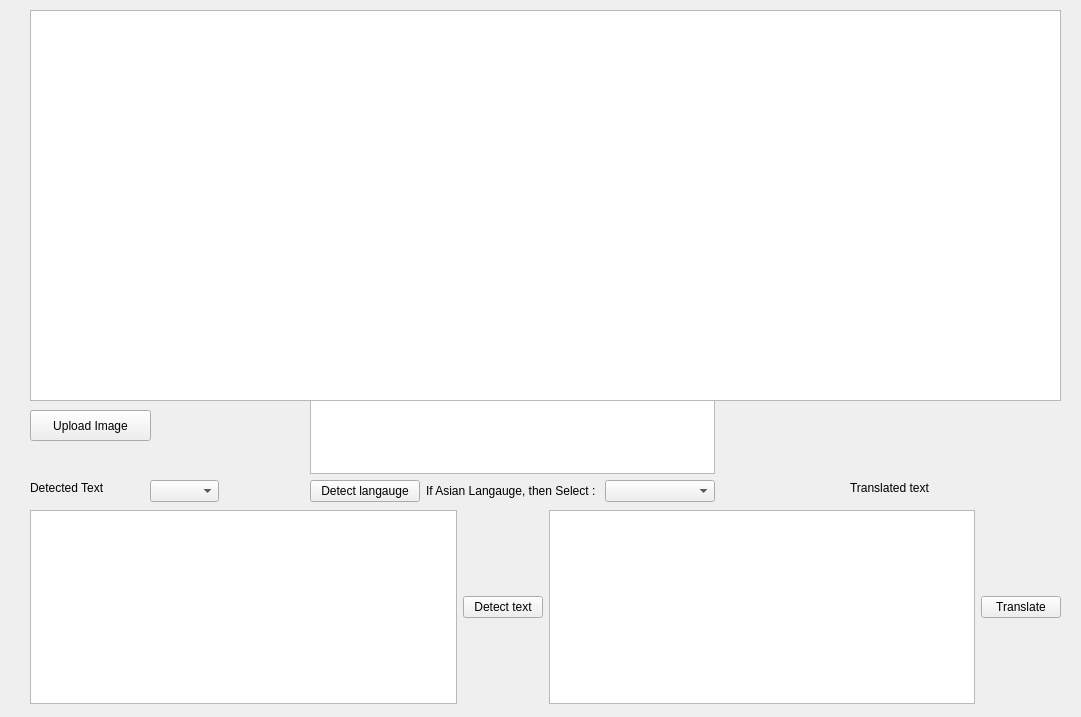
<?xml version="1.0" encoding="UTF-8"?>
<ui version="4.0">
 <class>Frame</class>
 <widget class="QFrame" name="Frame">
  <property name="geometry">
   <rect>
    <x>0</x>
    <y>0</y>
    <width>1081</width>
    <height>717</height>
   </rect>
  </property>
  <property name="windowTitle">
   <string>Frame</string>
  </property>
  <property name="styleSheet">
   <string notr="true">alternate-background-color: qradialgradient(spread:pad, cx:0.5, cy:0.5, radius:0.5, fx:0.5, fy:0.5, stop:0 rgba(0, 0, 0, 0), stop:0.52 rgba(0, 0, 0, 0), stop:0.565 rgba(82, 121, 76, 33), stop:0.65 rgba(159, 235, 148, 64), stop:0.721925 rgba(255, 238, 150, 129), stop:0.77 rgba(255, 128, 128, 204), stop:0.89 rgba(191, 128, 255, 64), stop:1 rgba(0, 0, 0, 0));</string>
  </property>
  <widget class="QTextBrowser" name="imageBrowser">
   <property name="geometry">
    <rect>
     <x>30</x>
     <y>10</y>
     <width>1031</width>
     <height>391</height>
    </rect>
   </property>
  </widget>
  <widget class="QPushButton" name="uploadButton">
   <property name="geometry">
    <rect>
     <x>30</x>
     <y>410</y>
     <width>121</width>
     <height>31</height>
    </rect>
   </property>
   <property name="styleSheet">
    <string notr="true">font: 75 14pt &quot;Cambria&quot;;
border-color: qradialgradient(spread:pad, cx:0.5, cy:0.5, radius:0.5, fx:0.5, fy:0.5, stop:0 rgba(255, 255, 255, 255), stop:0.1 rgba(255, 255, 255, 255), stop:0.2 rgba(255, 176, 176, 167), stop:0.3 rgba(255, 151, 151, 92), stop:0.4 rgba(255, 125, 125, 51), stop:0.5 rgba(255, 76, 76, 205), stop:0.52 rgba(255, 76, 76, 205), stop:0.6 rgba(255, 180, 180, 84), stop:1 rgba(255, 255, 255, 0));</string>
   </property>
   <property name="text">
    <string>Upload Image</string>
   </property>
  </widget>
  <widget class="QLabel" name="label">
   <property name="geometry">
    <rect>
     <x>30</x>
     <y>480</y>
     <width>121</width>
     <height>16</height>
    </rect>
   </property>
   <property name="styleSheet">
    <string notr="true">font: 75 12pt &quot;MS Shell Dlg 2&quot;;</string>
   </property>
   <property name="text">
    <string>Detected Text</string>
   </property>
  </widget>
  <widget class="QLabel" name="label_2">
   <property name="geometry">
    <rect>
     <x>850</x>
     <y>480</y>
     <width>171</width>
     <height>16</height>
    </rect>
   </property>
   <property name="styleSheet">
    <string notr="true">font: 75 12pt &quot;MS Shell Dlg 2&quot;;</string>
   </property>
   <property name="text">
    <string>Translated text</string>
   </property>
  </widget>
  <widget class="QComboBox" name="detectTextFont">
   <property name="geometry">
    <rect>
     <x>150</x>
     <y>480</y>
     <width>69</width>
     <height>22</height>
    </rect>
   </property>
  </widget>
  <widget class="QWidget" name="layoutWidget">
   <property name="geometry">
    <rect>
     <x>30</x>
     <y>510</y>
     <width>1031</width>
     <height>194</height>
    </rect>
   </property>
   <layout class="QGridLayout" name="gridLayout">
    <item row="0" column="3">
     <widget class="QPushButton" name="translationButton">
      <property name="text">
       <string>Translate</string>
      </property>
     </widget>
    </item>
    <item row="0" column="1">
     <widget class="QPushButton" name="textDetectionButton">
      <property name="text">
       <string>Detect text</string>
      </property>
     </widget>
    </item>
    <item row="0" column="0">
     <widget class="QTextEdit" name="textDetectionBox"/>
    </item>
    <item row="0" column="2">
     <widget class="QTextEdit" name="translationBox"/>
    </item>
   </layout>
  </widget>
  <widget class="QWidget" name="layoutWidget">
   <property name="geometry">
    <rect>
     <x>310</x>
     <y>400</y>
     <width>405</width>
     <height>102</height>
    </rect>
   </property>
   <layout class="QGridLayout" name="gridLayout_2">
    <item row="1" column="2">
     <widget class="QComboBox" name="asianLanguage"/>
    </item>
    <item row="1" column="0">
     <widget class="QPushButton" name="pushButton_2">
      <property name="text">
       <string>Detect langauge</string>
      </property>
     </widget>
    </item>
    <item row="1" column="1">
     <widget class="QLabel" name="label_3">
      <property name="text">
       <string>If Asian Langauge, then Select : </string>
      </property>
     </widget>
    </item>
    <item row="0" column="0" colspan="3">
     <widget class="QTextEdit" name="languageDetectionBox"/>
    </item>
   </layout>
  </widget>
 </widget>
 <resources/>
 <connections/>
</ui>
